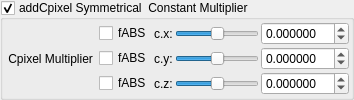
    <widget class="MyGroupBox" name="groupCheck_transf_addCpixel_enabled_false">
     <property name="toolTip">
      <string>&lt;html&gt;&lt;head/&gt;&lt;body&gt;&lt;p&gt;Cpixel is CVector3 c = ( c.x, c.y, c.z). It is each original point (pixel) in 3D space where the iteration starts from, ( c = original z for each point .) It is commonly found in formula structures z = f(z) + c.&lt;/p&gt;&lt;p&gt;The Cpixel multiplier effectively scales this point &amp;quot;c&amp;quot; towards the origin.&lt;/p&gt;&lt;p&gt;This transform allows the addition or subtraction of Cpixel, dependent on whether z is postive or negative.&lt;/p&gt;&lt;p&gt;e.g if &lt;span style=&quot; font-style:italic;&quot;&gt;z.x&lt;/span&gt; is positive then &lt;span style=&quot; font-style:italic;&quot;&gt;fabs(c.x)&lt;/span&gt; is added, if &lt;span style=&quot; font-style:italic;&quot;&gt;z.x&lt;/span&gt; is negative then &lt;span style=&quot; font-style:italic;&quot;&gt;fabs(c)&lt;/span&gt; is subtracted. &lt;/p&gt;&lt;p&gt;Also try negative addCpixel constant multipliers.&lt;/p&gt;&lt;p&gt;If checkBoxes are disabled then Cpixel remains signed.&lt;/p&gt;&lt;p&gt;&lt;br/&gt;&lt;/p&gt;&lt;/body&gt;&lt;/html&gt;</string>
     </property>
     <property name="title">
      <string>addCpixel Symmetrical  Constant Multiplier </string>
     </property>
     <property name="checkable">
      <bool>true</bool>
     </property>
     <layout class="QVBoxLayout" name="verticalLayout_49">
      <property name="spacing">
       <number>2</number>
      </property>
      <property name="leftMargin">
       <number>2</number>
      </property>
      <property name="topMargin">
       <number>2</number>
      </property>
      <property name="rightMargin">
       <number>2</number>
      </property>
      <property name="bottomMargin">
       <number>2</number>
      </property>
      <item>
       <layout class="QGridLayout" name="gridLayout_23">
        <property name="spacing">
         <number>2</number>
        </property>
        <item row="0" column="4">
         <widget class="MyDoubleSpinBox" name="spinbox3_transf_constant_multiplier_000_x">
          <property name="sizePolicy">
           <sizepolicy hsizetype="Minimum" vsizetype="Maximum">
            <horstretch>0</horstretch>
            <verstretch>0</verstretch>
           </sizepolicy>
          </property>
          <property name="prefix">
           <string/>
          </property>
          <property name="suffix">
           <string/>
          </property>
          <property name="decimals">
           <number>6</number>
          </property>
          <property name="minimum">
           <double>-99.989999999999995</double>
          </property>
          <property name="maximum">
           <double>99.989999999999995</double>
          </property>
          <property name="singleStep">
           <double>0.100000000000000</double>
          </property>
         </widget>
        </item>
        <item row="0" column="2">
         <widget class="QLabel" name="label_109">
          <property name="text">
           <string>c.x:</string>
          </property>
         </widget>
        </item>
        <item row="1" column="4">
         <widget class="MyDoubleSpinBox" name="spinbox3_transf_constant_multiplier_000_y">
          <property name="sizePolicy">
           <sizepolicy hsizetype="Minimum" vsizetype="Maximum">
            <horstretch>0</horstretch>
            <verstretch>0</verstretch>
           </sizepolicy>
          </property>
          <property name="prefix">
           <string/>
          </property>
          <property name="suffix">
           <string/>
          </property>
          <property name="decimals">
           <number>6</number>
          </property>
          <property name="minimum">
           <double>-99.989999999999995</double>
          </property>
          <property name="maximum">
           <double>99.989999999999995</double>
          </property>
          <property name="singleStep">
           <double>0.100000000000000</double>
          </property>
         </widget>
        </item>
        <item row="2" column="4">
         <widget class="MyDoubleSpinBox" name="spinbox3_transf_constant_multiplier_000_z">
          <property name="sizePolicy">
           <sizepolicy hsizetype="Minimum" vsizetype="Maximum">
            <horstretch>0</horstretch>
            <verstretch>0</verstretch>
           </sizepolicy>
          </property>
          <property name="prefix">
           <string/>
          </property>
          <property name="suffix">
           <string/>
          </property>
          <property name="decimals">
           <number>6</number>
          </property>
          <property name="minimum">
           <double>-99.989999999999995</double>
          </property>
          <property name="maximum">
           <double>99.989999999999995</double>
          </property>
          <property name="singleStep">
           <double>0.100000000000000</double>
          </property>
         </widget>
        </item>
        <item row="1" column="2">
         <widget class="QLabel" name="label_110">
          <property name="text">
           <string>c.y:</string>
          </property>
         </widget>
        </item>
        <item row="2" column="2">
         <widget class="QLabel" name="label_111">
          <property name="text">
           <string>c.z:</string>
          </property>
         </widget>
        </item>
        <item row="0" column="3">
         <widget class="QSlider" name="slider3_transf_constant_multiplier_000_x">
          <property name="sizePolicy">
           <sizepolicy hsizetype="Expanding" vsizetype="Maximum">
            <horstretch>0</horstretch>
            <verstretch>0</verstretch>
           </sizepolicy>
          </property>
          <property name="minimum">
           <number>-10000000</number>
          </property>
          <property name="maximum">
           <number>10000000</number>
          </property>
          <property name="value">
           <number>0</number>
          </property>
          <property name="sliderPosition">
           <number>0</number>
          </property>
          <property name="orientation">
           <enum>Qt::Horizontal</enum>
          </property>
         </widget>
        </item>
        <item row="2" column="1">
         <widget class="QCheckBox" name="checkBox_transf_function_enabledz">
          <property name="text">
           <string>fABS</string>
          </property>
         </widget>
        </item>
        <item row="1" column="3">
         <widget class="QSlider" name="slider3_transf_constant_multiplier_000_y">
          <property name="sizePolicy">
           <sizepolicy hsizetype="Expanding" vsizetype="Maximum">
            <horstretch>0</horstretch>
            <verstretch>0</verstretch>
           </sizepolicy>
          </property>
          <property name="minimum">
           <number>-10000000</number>
          </property>
          <property name="maximum">
           <number>10000000</number>
          </property>
          <property name="value">
           <number>0</number>
          </property>
          <property name="sliderPosition">
           <number>0</number>
          </property>
          <property name="orientation">
           <enum>Qt::Horizontal</enum>
          </property>
         </widget>
        </item>
        <item row="0" column="1">
         <widget class="QCheckBox" name="checkBox_transf_function_enabledx">
          <property name="text">
           <string>fABS</string>
          </property>
         </widget>
        </item>
        <item row="2" column="3">
         <widget class="QSlider" name="slider3_transf_constant_multiplier_000_z">
          <property name="sizePolicy">
           <sizepolicy hsizetype="Expanding" vsizetype="Maximum">
            <horstretch>0</horstretch>
            <verstretch>0</verstretch>
           </sizepolicy>
          </property>
          <property name="minimum">
           <number>-10000000</number>
          </property>
          <property name="maximum">
           <number>10000000</number>
          </property>
          <property name="value">
           <number>0</number>
          </property>
          <property name="sliderPosition">
           <number>0</number>
          </property>
          <property name="orientation">
           <enum>Qt::Horizontal</enum>
          </property>
         </widget>
        </item>
        <item row="1" column="1">
         <widget class="QCheckBox" name="checkBox_transf_function_enabledy">
          <property name="text">
           <string>fABS</string>
          </property>
         </widget>
        </item>
        <item row="1" column="0">
         <widget class="QLabel" name="label_112">
          <property name="text">
           <string> Cpixel Multiplier </string>
          </property>
         </widget>
        </item>
       </layout>
      </item>
     </layout>
    </widget>
